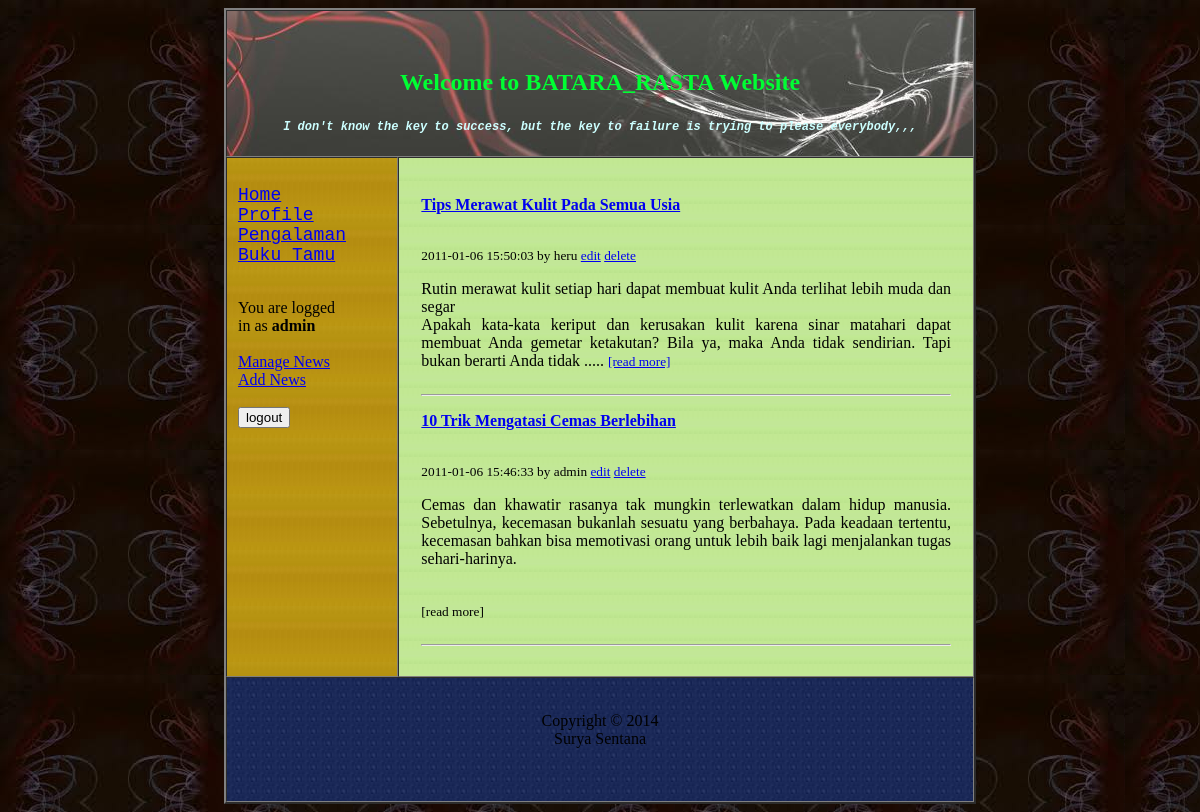
The app's page /index.php (signed in) with its own data.
### tables this page shows
CREATE TABLE IF NOT EXISTS `news` (
  `id` int(3) NOT NULL AUTO_INCREMENT,
  `title` text NOT NULL,
  `body` text NOT NULL,
  `created` varchar(20) NOT NULL,
  `writer` varchar(20) NOT NULL,
  PRIMARY KEY (`id`)
);

### index.php (the view, shortened to what this page needs)
  <?php include("header.php"); ?>
</tr>
  <tr>
    <td width="171" height="332" valign="top" bordercolor="#000000" background="images/bg1.JPG">
	<?php include("nav.php"); ?>
<td width="581" valign="top" border="2" background="images/bg3.JPG" bgcolor="#FF0066">
<table align="center" cellpadding="20">
<tr><td>
<?php
$query=mysql_query("SELECT * FROM news ORDER BY id DESC LIMIT 3");
		function truncate($string, $limit, $break, $pad)
		{
		$string = substr($string, 0, $limit);
  		if(false !== ($breakpoint = strrpos($string, $break))) {
    		$string = substr($string, 0, $breakpoint);
  		}
		return $string . $pad;
		}
		while ($record=mysql_fetch_array($query)){
		echo "<table align=\"center\" cellpadding=\"20\">";
		    echo "<tr>";
			echo "<p><a href=\"viewnews.php?id=".$record['id']."\"><b id=\"title\">".$record['title']."</b></a>";
			echo "</td>";
			echo "<tr>";
			echo "<br /><small>".$record['created']." by ".$record['writer']."</small>";
			if (isset($_SESSION['username']) and ($_SESSION['username']==$record['writer'] or $_SESSION['username']=="admin")){
				echo "<small> <a href=\"editnews.php?id=".$record['id']."\">edit</a> <a href=\"deletenews.php?id=".$record['id']."\" onclick=\"return confirm('Delete ?')\">delete</a></small>";
			}
			echo "</tr>";
			echo "<tr>";
			echo truncate($record['body'],300," "," ..... <a href=\"viewnews.php?id=".$record['id']."\"><small> [read more] </small></a>")."</p>";
			echo "</tr>";
	    echo "</table>";
		echo "<hr />";
		}
?>
  </tr>  <?php include("footer.php"); ?>

### header.php (style rules this page uses)
body { background-image: url(images/bg.png); }

### records on screen
news: title "Tips Merawat Kulit Pada Semua Usia", created "2011-01-06 15:50:03", writer "heru", body+id "Rutin merawat kulit setiap hari dapat membuat kulit Anda terlihat lebih muda dan segar Apakah kata-kata keriput dan kerusakan kulit karena sinar matahari dapat membuat Anda gemetar ketakutan? Bila ya, maka Anda tidak sendirian. Tapi bukan berarti Anda tidak ..... [read more]"
news: title "10 Trik Mengatasi Cemas Berlebihan", created "2011-01-06 15:46:33", writer "admin", body+id "Cemas dan khawatir rasanya tak mungkin terlewatkan dalam hidup manusia. Sebetulnya, kecemasan bukanlah sesuatu yang berbahaya. Pada keadaan tertentu, kecemasan bahkan bisa memotivasi orang untuk lebih baik lagi menjalankan tugas sehari-harinya. [read more]"

### other values on screen
$_SESSION['username'] "admin"
